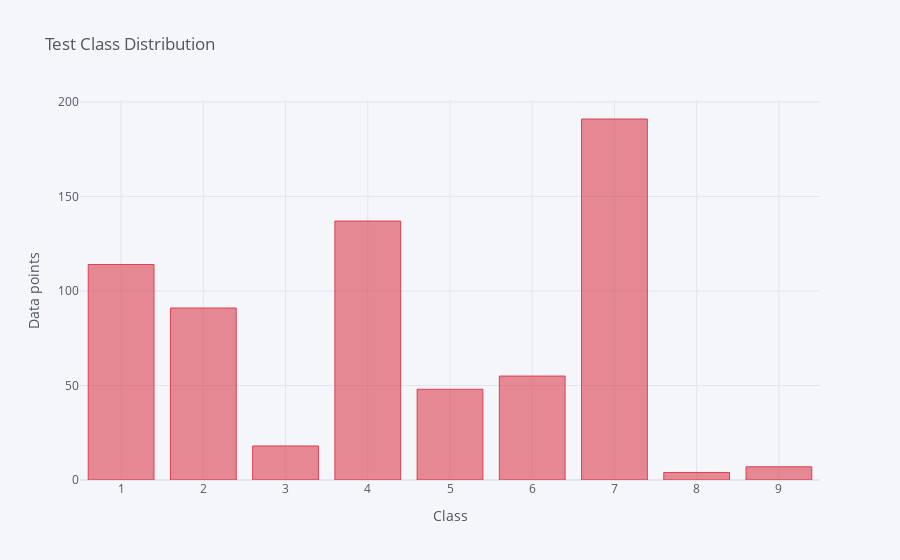

The notebook cell this image was saved under:
### Code cell
df_train= pd.DataFrame(test_class_distribution)
df_train.iplot(kind = 'bar',xTitle='Class',yTitle='Data points',title = 'Test Class Distribution',color = 'red')

### Figure 1 — Plotly figure (JSON) as saved in the notebook; plotly's stock layout.template omitted (floating-point values rounded to 4 significant figures)
{"data": [{"marker": {"color": "rgba(219, 64, 82, 0.6)", "line": {"color": "rgba(219, 64, 82, 1.0)", "width": 1}}, "name": "Class", "orientation": "v", "text": "", "type": "bar", "x": [8, 9, 3, 5, 6, 2, 1, 4, 7], "y": [4, 7, 18, 48, 55, 91, 114, 137, 191]}], "layout": {"legend": {"bgcolor": "#F5F6F9", "font": {"color": "#4D5663"}}, "paper_bgcolor": "#F5F6F9", "plot_bgcolor": "#F5F6F9", "title": {"font": {"color": "#4D5663"}, "text": "Test Class Distribution"}, "xaxis": {"gridcolor": "#E1E5ED", "showgrid": true, "tickfont": {"color": "#4D5663"}, "title": {"font": {"color": "#4D5663"}, "text": "Class"}, "zerolinecolor": "#E1E5ED"}, "yaxis": {"gridcolor": "#E1E5ED", "showgrid": true, "tickfont": {"color": "#4D5663"}, "title": {"font": {"color": "#4D5663"}, "text": "Data points"}, "zerolinecolor": "#E1E5ED"}}}
